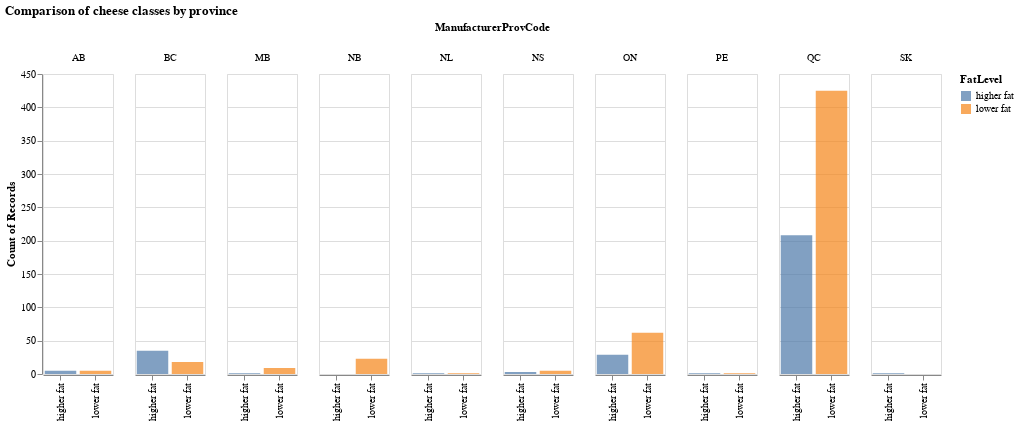

The code cell stored with this chart in its notebook:
### Code cell
plot2

### Figure 1 — Vega-Lite specification as saved in the notebook (floating-point values rounded to 4 significant figures; data arrays with more than 128 entries replaced by an {"elided": "..."} marker saying what was removed)
{"config": {"view": {"continuousWidth": 400, "continuousHeight": 300}}, "data": {"name": "data-172ad5917ba6b140aec6ad4ce12c4b31"}, "mark": {"type": "bar", "opacity": 0.7}, "encoding": {"color": {"type": "nominal", "field": "FatLevel"}, "column": {"type": "nominal", "field": "ManufacturerProvCode"}, "x": {"type": "nominal", "field": "FatLevel", "title": ""}, "y": {"type": "quantitative", "aggregate": "count"}}, "height": 300, "title": "Comparison of cheese classes by province", "width": 70, "$schema": "https://vega.github.io/schema/vega-lite/v4.8.1.json", "datasets": {"data-172ad5917ba6b140aec6ad4ce12c4b31": {"elided": "833 records"}}}
